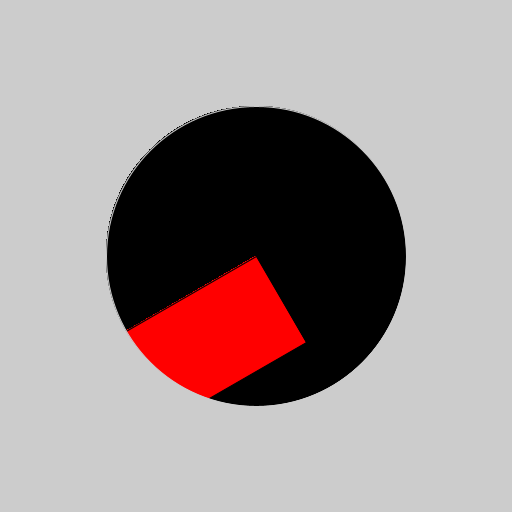
Frame 1 (no input)
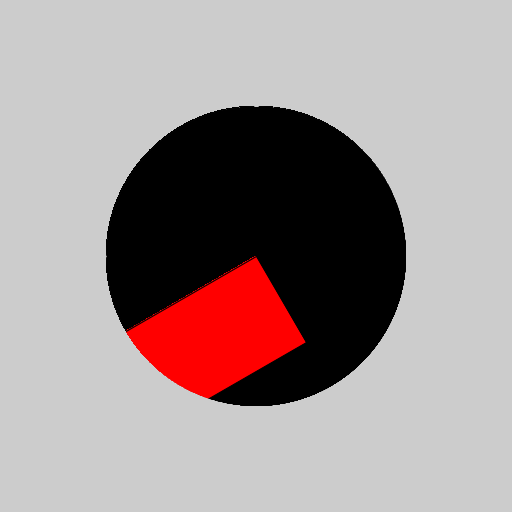
Frame 60 (the mouse pressed at the canvas centre just before this capture)
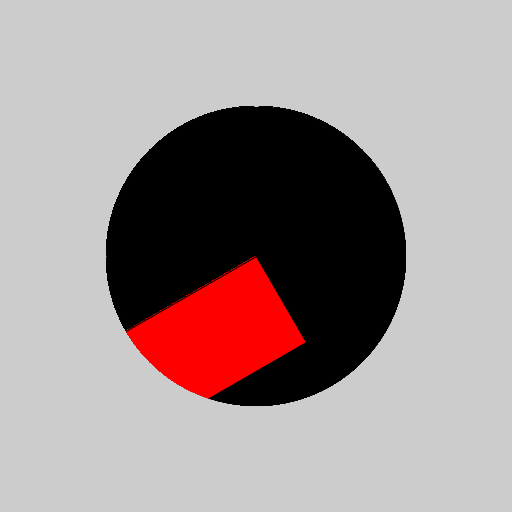
Frame 120 (the mouse held since frame 60 and released just before this capture)

The Processing sketch that drew these frames (run headless with seeded random() and noise(); from frame 60 on, the mouse is pressed at the canvas centre):

// Processing sketch: mask
// ── mask.pde
PGraphics sourceImage;
PGraphics maskImage;
void setup() {
  size(512, 512);

  // create source
  sourceImage = createGraphics(512,512);
  sourceImage.beginDraw();
  sourceImage.fill(255,0,0);
  sourceImage.translate(width/2,height/2);
  sourceImage.rotate(PI/3);
  sourceImage.rect(0,0,100,500);
  sourceImage.endDraw();

  // create mask
  maskImage = createGraphics(512,512);
  maskImage.beginDraw();
  // maskImage.triangle(30, 480, 256, 30, 480, 480);
  maskImage.ellipse(256, 256, 300, 300);
  maskImage.endDraw();

  // apply mask
  sourceImage.mask(maskImage);
}
void draw() {
  // show masked source
  image(sourceImage, 0, 0);
}


// https://forum.processing.org/two/discussion/23886/masking-a-shape-with-another-shape
